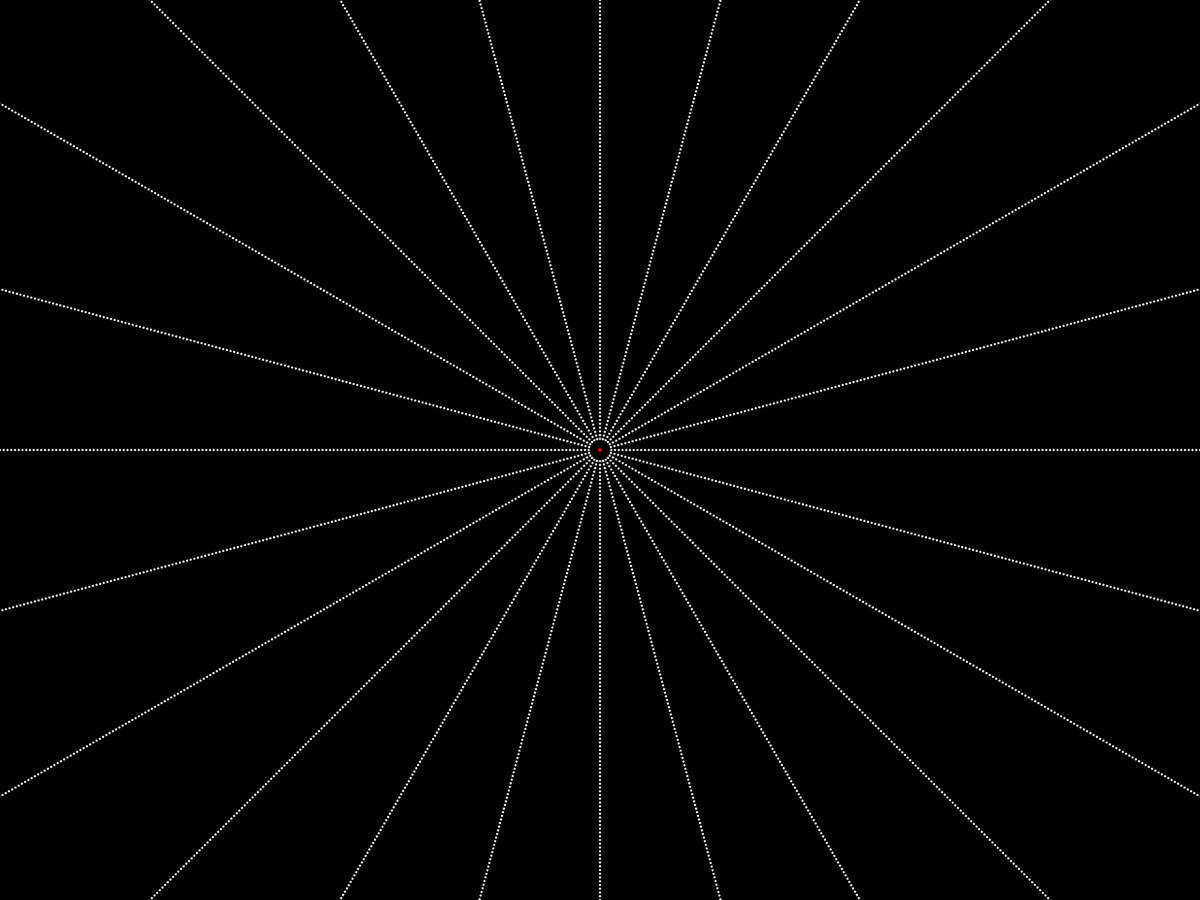
Frame 1 (no input)
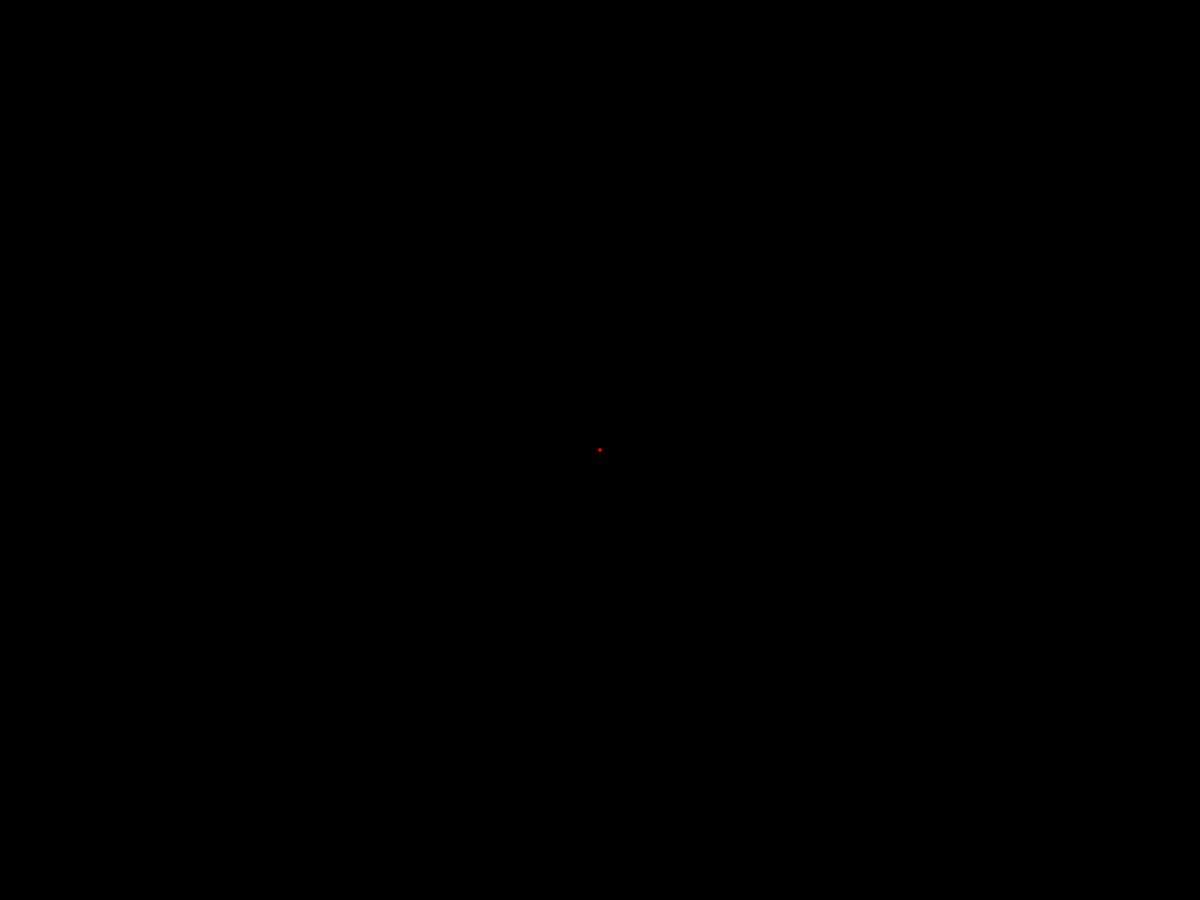
Frame 60 (the mouse pressed at the canvas centre just before this capture)
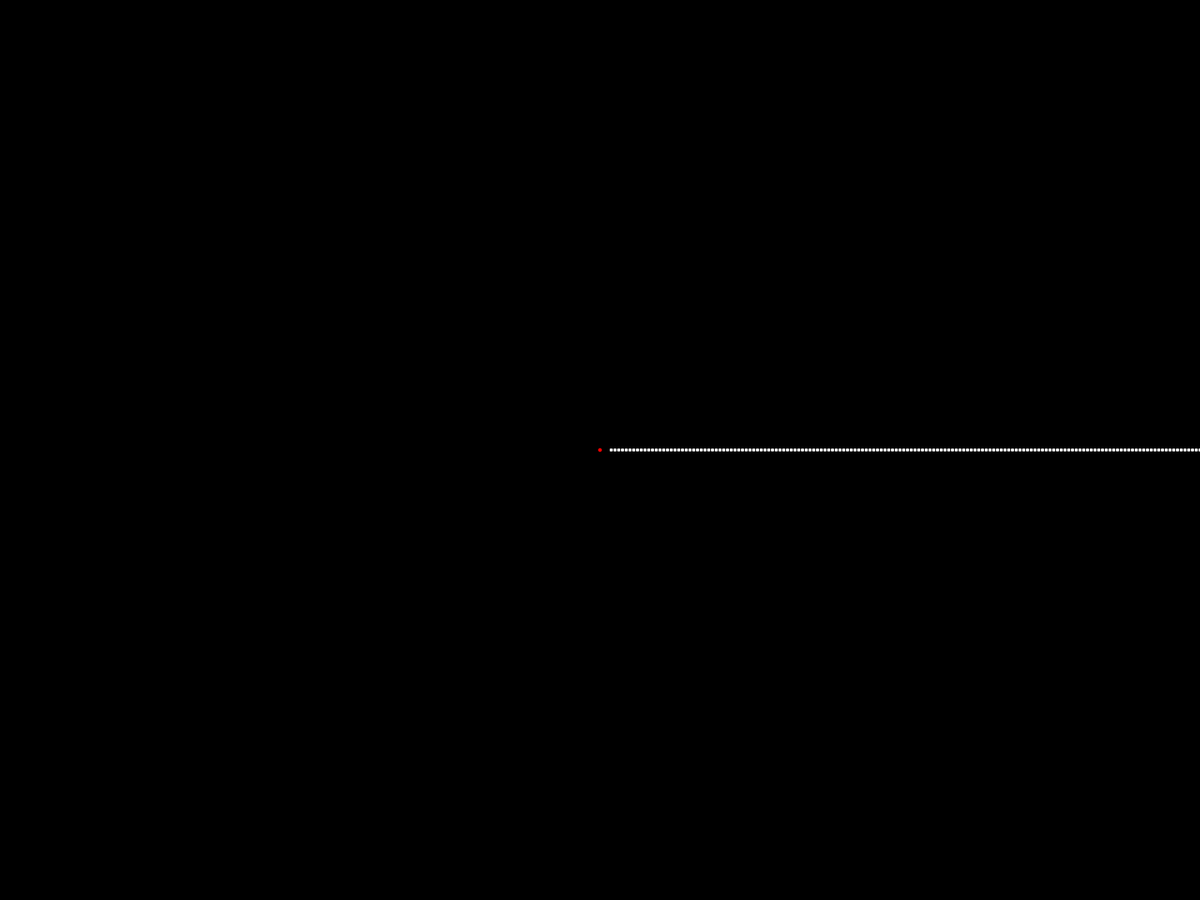
Frame 120 (the mouse held since frame 60 and released just before this capture)

The Processing sketch that drew these frames (run headless with seeded random() and noise(); from frame 60 on, the mouse is pressed at the canvas centre):

// Processing sketch: galaxia_de_ouro_2
// ── galaxia_de_ouro_2.pde
int numero_linhas;
float raio;
float numero_aneis;
float resolucao;
float a = 0;

void setup() {
  //size(900,900);
  fullScreen();
  numero_linhas = 24;
  numero_aneis = 500;
  raio = 15;
  resolucao = 5;
  
}

void draw() {
  background(0);
  translate(width/2,height/2);
  fill(255);
  noStroke();
  for (int i = 0; i < numero_aneis; i++){
    anel(resolucao*i, i/100+a);
  }
  fill(255,0,0);
  circle(0,0,5);
  
  a += 0.1; 
  
  numero_linhas = mouseX;
  
  //noLoop();
}

void anel(float offr, float offset) {
  //fill(255);
  noStroke();
  //rotate(radians(offset));
  for (int i = 0; i < numero_linhas; i++){
    circle((raio+offr)*cos(radians((360)/numero_linhas)*i),(raio+offr)*sin(radians(360/numero_linhas)*i),3);
    //circle((raio+offr)*cos((raio+offr)*sin(radians(360/numero_linhas)*i)),(raio+offr)*sin((raio+offr)*cos(radians((360)/numero_linhas)*i)),3);
  }
}
